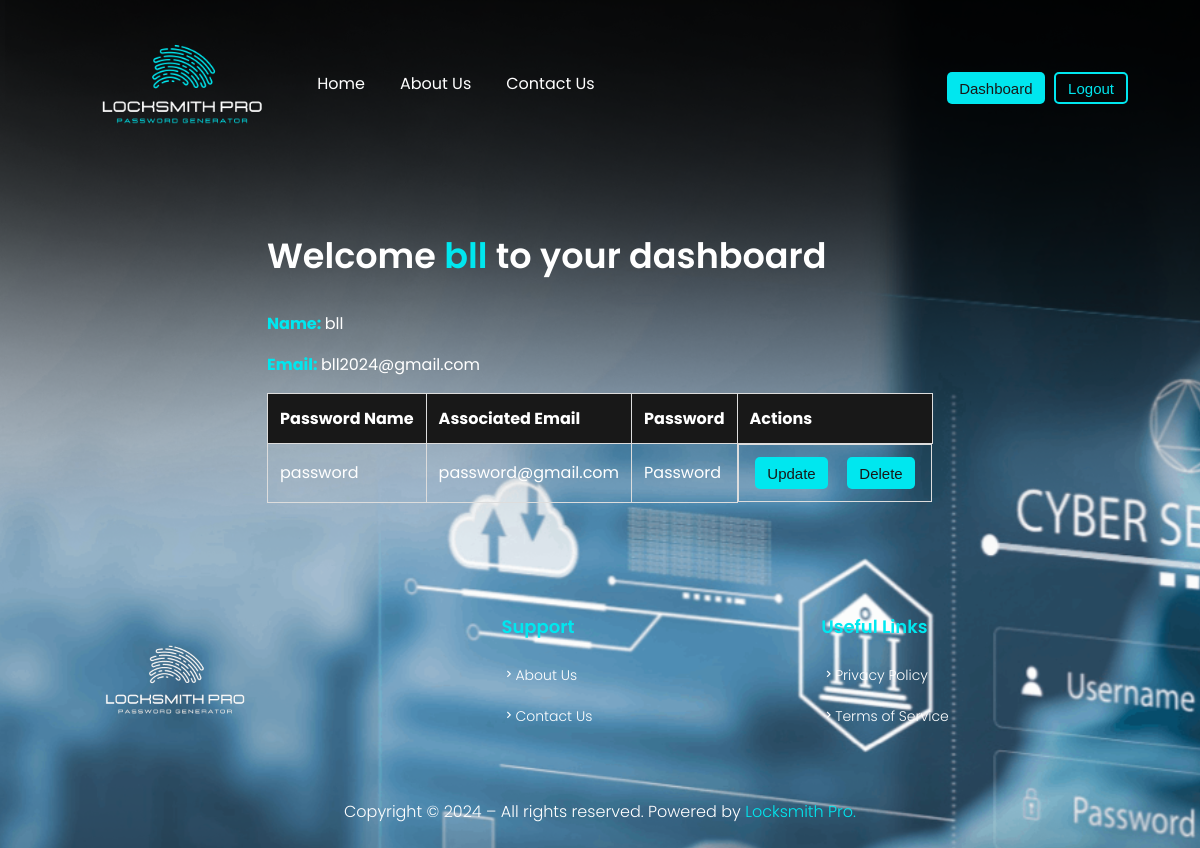
/dashboard (signed in), run on an earlier commit of the app's database.
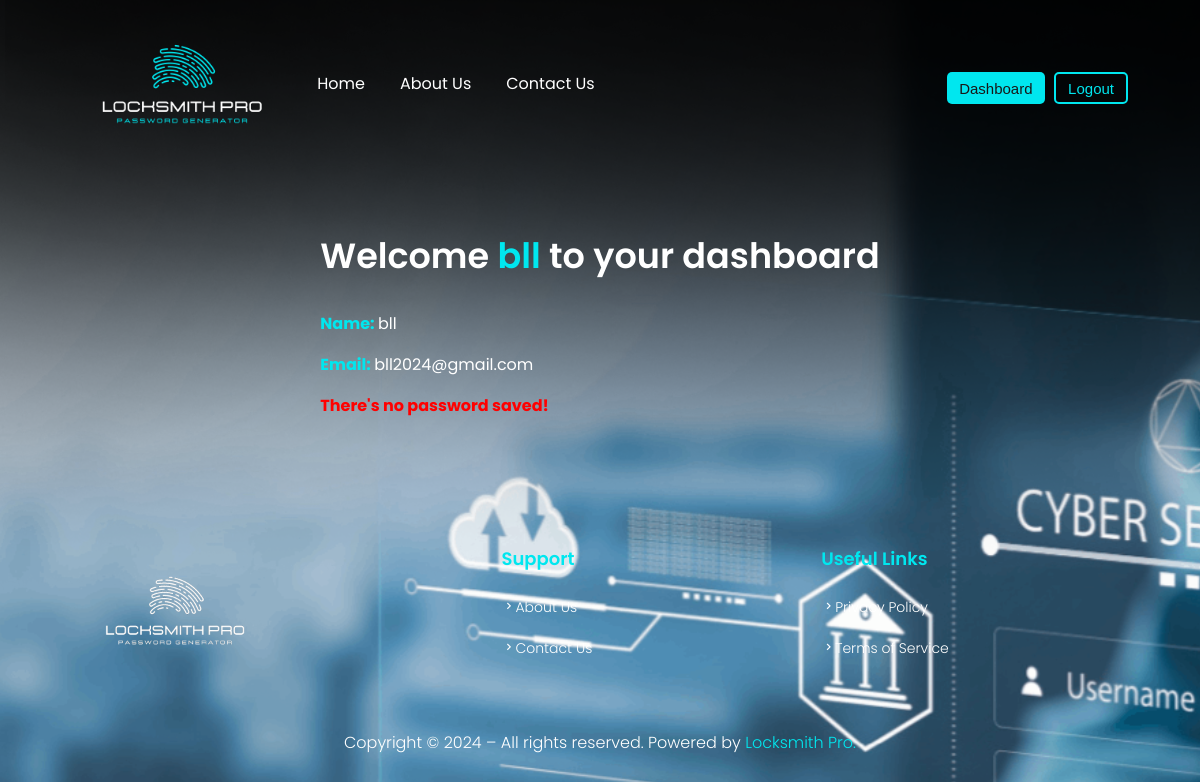
And on a later commit of the database.
### models.py (models this page shows, shortened)
class User(db.Model):
    id = db.Column(db.Integer, primary_key=True)
    name = db.Column(db.String(100), nullable=False)
    email = db.Column(db.String(100), unique=True)
    password = db.Column(db.String(100))

class SavedPassword(db.Model):
    id = db.Column(db.Integer, primary_key=True)
    user_id = db.Column(db.Integer, db.ForeignKey('user.id'), nullable=False)
    password_name = db.Column(db.String(100), nullable=False)
    password_email = db.Column(db.String(100), nullable=False)
    password = db.Column(db.String(100), nullable=False)
    user = db.relationship('User', backref=db.backref('saved_passwords', lazy=True))

### locksmith.py (the view)
@app.route("/dashboard")
def dashboard():
    if session['user_id']:
        user_id = session['user_id']
        user = User.query.filter_by(email=session['email']).first()
        saves = SavedPassword.query.filter_by(user_id=user_id).all()
        return render_template('dashboard.html', saves=saves, user=user)
    return redirect('/login')

### templates/dashboard.html
{% extends 'base.html' %}
{% block content %}
<div class="container">
    <h2>Welcome <span style="color: #00E7EF;">{{user.name}}</span> to your dashboard</h2>
    <p><strong style="color: #00E7EF;" >Name: </strong> {{user.name }}</p>
    <p><strong style="color: #00E7EF;" >Email: </strong> {{user.email }}</p>
    {% if saves|length < 1 %}
        <p><strong style="color: red; text-align:center;" >There's no password saved!</strong></p>
    {% else %}
        <table>
            <thead>
                <tr>
                    <th>Password Name</th>
                    <th>Associated Email</th>
                    <th>Password</th>
                    <th>Actions</th>
                </tr>
            </thead>
            <tbody>
                {% for save in saves %}
                <tr>
                    <td onclick="copy(this)" >{{ save.password_name }}</td>
                    <td onclick="copy(this)" >{{ save.password_email }}</td>
                    <td onclick="copy(this)" >{{ save.password }}</td>
                    <td id="u-d-btn">
                        <form action="{{ url_for('update', id=save.id) }}" method="POST">
                            <button type="submit" id="update">Update</button>
                        </form>
                        <form action="{{ url_for('delete', id=save.id) }}" method="POST">
                            <button type="submit" id="delete">Delete</button>
                        </form>
                    </td>
                </tr>
                {% endfor %}
            </tbody>
        </table>
    {% endif %}
</div>
{% endblock content %}

### templates/base.html (shortened to what this page needs)
<!DOCTYPE html>
<html lang="en">
<head>
    <link rel="stylesheet" href="static/styles.css">
    <link href='https://unpkg.com/boxicons@2.1.4/css/boxicons.min.css' rel='stylesheet'>
</head>
<body>
    <section class="header">
        <img src="{{ url_for('static', filename='img/1.png') }}" alt="logo">
        <nav class="header-menu">
            <ul class="nav-list">
                <li><a href="/">Home</a></li>
                <li><a href="/about">About Us</a></li>
                <li><a href="/contact">Contact Us</a></li>
            </ul>
        </nav>
        {% if session.logged_in %}
            <a href="/dashboard"><button id="bt1" >Dashboard</button></a>
            <a href="/logout" ><button id="bt2">Logout</button></a>
        {% else %}
            <a href="/register"><button id="bt1" >Register</button></a>
            <a href="/login"><button id="bt2" >Login</button></a>
        {% endif %}
    </section>
    {% block content %}{% endblock content %}
    <section class="footer">
        <img src="{{ url_for('static', filename='img/2.png') }}" alt="logo" id="logo">
        <div class="footer-menu">
            <div class="links">Support
                <nav class="info">
                    <a href="/about"><i class='bx bx-chevron-right'></i>About Us</a>
                    <a href="/contact"><i class='bx bx-chevron-right'></i>Contact Us</a>
                </nav>
            </div>
            <div class="links">Useful Links
                <nav class="info">
                    <a href="/privacy-policy"><i class='bx bx-chevron-right'></i>Privacy Policy</a>
                    <a href="/terms"><i class='bx bx-chevron-right'></i>Terms of Service</a>
                </nav>
            </div>
        </div>
    </section>
    <div class="copyright">
        <p>Copyright © 2024 – All rights reserved. Powered by <a href="#">Locksmith Pro.</a></p>
    </div>
</body>
</html>

### static/styles.css (style rules this page uses)
body { display: flex; flex-direction: column; background-color: black; justify-content: center; align-items: center; color: #fff; background-image: url(/Locksmith-Pro/static/img/background.png); }
.header { display: flex; justify-content: space-between; align-items: center; margin: 0 1rem; width: 90%; height: 10rem; margin-bottom: 2rem; }
.header img { width: 230px; }
.header-menu { color: #fff; display: flex; justify-content: space-between; align-items: center; padding: 10px 20px; width: 70%; }
.header .header-menu a { margin-right: 35px; color: #fff; font-size: 16px; font-family: Poppins, sans-serif; text-decoration: none; transition: .4s; }
.nav-list { list-style: none; display: flex; margin: 0; padding: 0; }
.nav-list li { display: inline; }
button { overflow: hidden; outline: none; border: none; border-radius: 5px; cursor: pointer; padding: 5px 12px; font-family: Poppins, sans-serif; margin: 0 0.3rem; }
#bt1 { background-color: #00E7EF; }
#bt2 { background-color: transparent; border: solid 2px #00E7EF; color: #00E7EF; }
.footer { display: flex; justify-content: space-between; align-items: center; margin: 5rem 0 0 1rem; width: 90%; }
.footer #logo { width: 200px; cursor: pointer; }
.footer-menu { display: flex; justify-content: start; align-items: start; grid-row: 20px; width: 60%; }
.footer-menu .links { width: 100%; font-size: 18px; color: #00E7EF; font-weight: 600; font-family: Poppins, sans-serif; }
.footer-menu .info { display: flex; flex-direction: column; margin: 15px 0; width: 100%; }
.footer .footer-menu .links .info a { margin-right: 25px; color: #fff; font-size: 14px; font-family: Poppins, sans-serif; font-weight: 300; text-decoration: none; transition: .4s; margin: 10px 0; }
.copyright { display: flex; margin: 0; padding: 0; justify-content: center; align-items: center; }
.copyright p { font-size: 16px; font-family: Poppins, sans-serif; font-weight: 300; }
.copyright p a { color: #00E7EF; text-decoration: none; transition: .4s; }
h2 { font-family: Poppins, sans-serif; font-weight: 600; font-size: 35px; color: #fff; }
ul { list-style-type: disc; margin-left: 20px; }
ul li { margin-bottom: 10px; }
button { height: 2rem; background-color: #00E7EF; color: #181818; font-family: Poppies, sans-serif; font-weight: 500; overflow: none; border: none; border-radius: 5px; cursor: pointer; font-size: 15px; }
p { font-size: 16px; font-family: Poppins, sans-serif; }

What changed in the data, as far as the page shows it:
removed SavedPassword: password_name "password", password_email "password@gmail.com", password "Password"
Also different on the page:
text no longer shown: "Password Name Associated Email Password Actions"
text now shown: "There's no password saved!"
